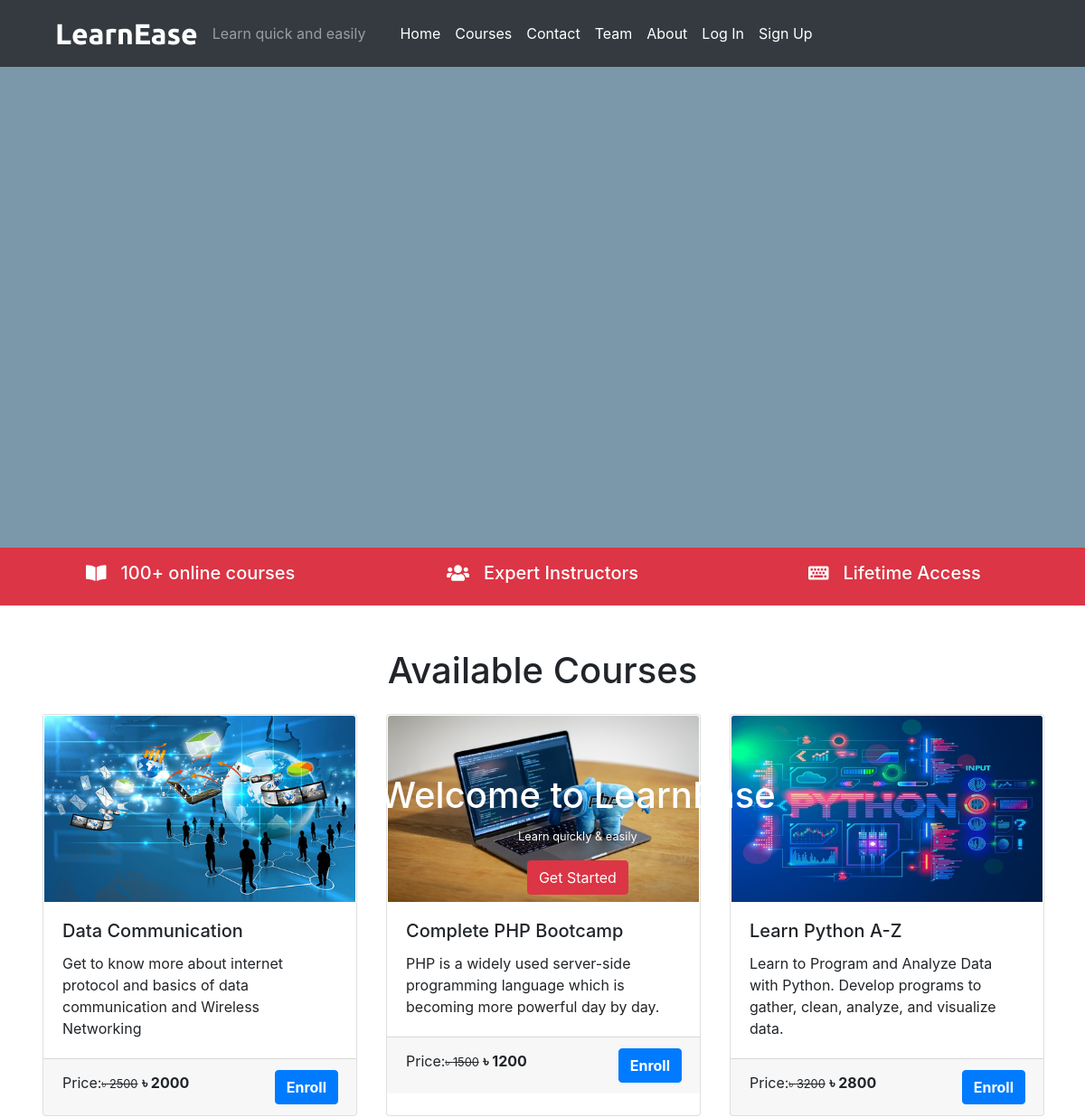
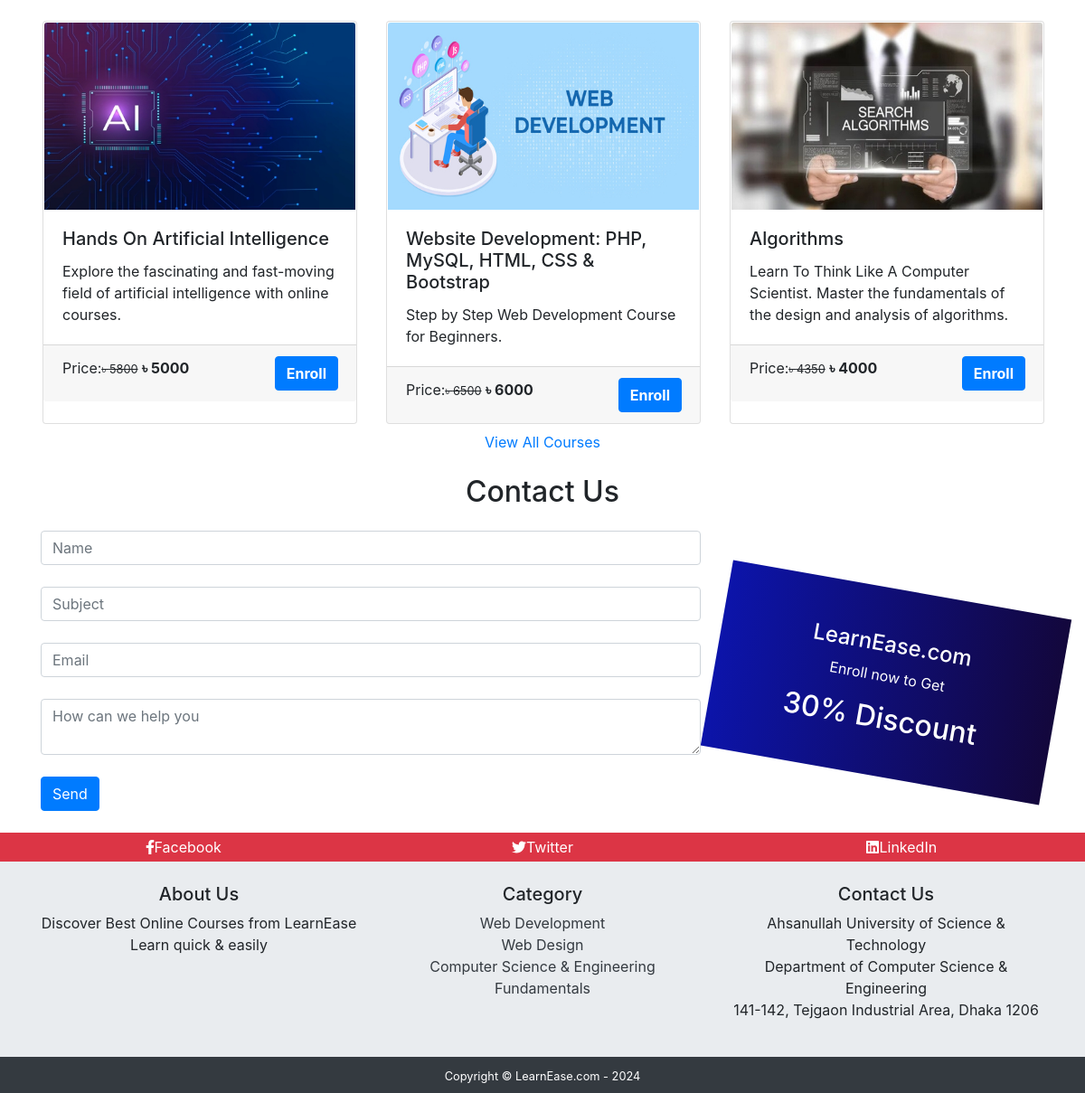
The page / on the database its author committed (2 pictures, top to bottom).
### tables this page shows
CREATE TABLE `course` (
  `course_id` int(11) NOT NULL,
  `course_name` varchar(255) NOT NULL,
  `course_desc` varchar(255) NOT NULL,
  `course_author` varchar(255) NOT NULL,
  `course_img` text NOT NULL,
  `course_duration` varchar(255) NOT NULL,
  `course_price` varchar(255) NOT NULL,
  `course_original_price` varchar(255) NOT NULL
);

### index.php (the view)
<?php
include('./mainInclude/header.php');
include('./dbConnection.php');
?>
<div class="container-fluid remove-vid-marg">
	<div class="vid-parent">
		<video playsinline autoplay muted loop>
			<source src="video/bg.MP4">
		</video>
		<div class="vid-overlay"></div>
	</div>
	<div class="vid-content">
			<h1 class="my-content"> Welcome to LearnEase</h1>
			<small class="my-content">Learn quickly & easily</small><br>
			<?php
         if(!isset($_SESSION['is_login'])){
          echo'<a href="loginorsignup.php" class="btn btn-danger mt-3">Get Started</a>';
      }else
      {
      	echo'<a href="Student/studentProfile.php" class="btn btn-primary mt-3">My Profile</a>';
      }
      ?>
		</div>
</div>
<div class= "container-fluid bg-danger txt-banner">
	<div class= "row bottom-banner">
	<div class= "col-sm">
		<h5 style="text-align:center"><i class= "fas fa-book-open mr-3"></i>100+ online courses
		</h5>
		</div>
		<div class= "col-sm">
		<h5 style="text-align:center"><i class= "fas fa-users mr-3"></i>Expert Instructors
		</h5>
		</div>
		<div class= "col-sm">
		<h5 style="text-align:center"><i class= "fas fa-keyboard mr-3"></i>Lifetime Access
		</h5>
		</div>
		</div>
	</div>
<div class="container mt-5" >
	<h1 class="text-center">Available Courses</h1>
	<div class="card-deck mt-4">
		<?php
		$sql ="SELECT * FROM course LIMIT 3";
		$result = $conn-> query($sql);
		if($result->num_rows > 0){
			while($row=$result->fetch_assoc()){
				$course_id=$row['course_id'];
				echo'<a href="coursedetails.php?course_id='.$course_id.'" class="btn" style="text-align: left; padding: 0px; margin: 0px;">
  <div class="card">
    <img class="card-img-top" src="'.str_replace('..', '.' ,$row['course_img']).'" alt="Card image cap">
    <div class="card-body">
      <h5 class="card-title">'.$row['course_name'].'</h5>
      <p class="card-text">'.$row['course_desc'].'</p>
    </div>
	<div class="card-footer">
		<p class="card-text d-inline">Price:<small><del>&#2547 '.$row['course_original_price'].'</del></small>
		<span class="font-weight-bolder">&#2547 '.$row['course_price'].'<span></p>
		<a class="btn btn-primary text-white font-weight-bolder float-right" href="coursedetails.php?course_id='.$course_id.'">Enroll </a>
	</div>
  </div>
</a>';
		}
		}
		?>
</div>
	<div class="card-deck mt-4">
<?php
		$sql ="SELECT * FROM course LIMIT 3,3";
		$result = $conn-> query($sql);
		if($result->num_rows > 0){
			while($row=$result->fetch_assoc()){
				$course_id=$row['course_id'];
				echo'<a href="coursedetails.php?course_id='.$course_id.'" class="btn" style="text-align: left; padding: 0px; margin: 0px;">
  <div class="card">
    <img class="card-img-top" src="'.str_replace('..', '.' ,$row['course_img']).'" alt="Card image cap">
    <div class="card-body">
      <h5 class="card-title">'.$row['course_name'].'</h5>
      <p class="card-text">'.$row['course_desc'].'</p>
    </div>
	<div class="card-footer">
		<p class="card-text d-inline">Price:<small><del>&#2547 '.$row['course_original_price'].'</del></small>
		<span class="font-weight-bolder">&#2547 '.$row['course_price'].'<span></p>
		<a class="btn btn-primary text-white font-weight-bolder float-right" href="coursedetails.php?course_id='.$course_id.'">Enroll </a>
	</div>
  </div>
</a>';
		}
		}
		?>
</div>
	<div class="text-center m-2">
		<a  href="courses.php">
			View All Courses
		</a>
	</div>
</div>
<?php
include('./contactUs.php');
?>
<div class= "container-fluid bg-danger txt-banner">
<div class="row bottom-banner text-white text-center p-1">
	<div class= "col-sm">
	<a class="text-white social-hover" href="https://www.facebook.com/">
	<i class="fab fa-facebook-f"></i>Facebook</a>
	</div>
	<div class= "col-sm">
	<a class="text-white social-hover" href="https://twitter.com/?lang=en">
	<i class="fab fa-twitter"></i>Twitter</a>
	</div>
	<div class= "col-sm">
	<a class="text-white social-hover" href="https://www.linkedin.com/">
	<i class="fab fa-linkedin"></i>LinkedIn</a>
	</div>
	</div>
</div>
<div class="container-fluid p-4" style="background-color:#e9ecef">
<div class="container" style="background-color:#e9ecef">
	<div class="row text-center">
		<div class="col-sm">
			<h5>About Us</h5>
			<p>Discover Best Online Courses from LearnEase <br>
			Learn quick & easily
			</p>
		</div>
		<div class="col-sm">
			<h5>Category</h5>
			<a class="text-dark">Web Development</a><br>
			<a class="text-dark" >Web Design</a><br>
			<a class="text-dark" >Computer Science & Engineering Fundamentals</a><br>
		</div>
		<div class="col-sm">
			<h5>Contact Us</h5>
			<p>Ahsanullah University of Science & Technology <br>
			Department of Computer Science & Engineering <br>
			141-142, Tejgaon Industrial Area, Dhaka 1206</p>
		</div>
	</div>
</div>
</div>
<?php
include('./mainInclude/footer.php');
?>

### mainInclude/header.php (shortened to what this page needs)
<!DOCTYPE html>
<html lang="en">
<head>
<link rel ="stylesheet" href="css/bootstrap.min.css">
<link rel ="stylesheet" href="css/all.min.css">
<link rel="stylesheet" href="css/style.css">
</head>
<body>
<nav class="navbar navbar-expand-sm navbar-dark bg-dark fixed-top">
  <div class="container-fluid">
    <a class="navbar-brand" href="index.php">LearnEase</a>
    <span class="navbar-text">Learn quick and easily </span>
    <div class="collapse navbar-collapse" id="navbarNavAltMarkup">
      <ul class="navbar-nav custom-nav">
        <li class="nav-item custom-nav-item"><a href="index.php" class="nav-link">Home</a></li>
        <li class="nav-item custom-nav-item"><a href="courses.php" class="nav-link">Courses</a></li>
         <li class="nav-item custom-nav-item"><a href="contact.php" class="nav-link">Contact</a></li>
        <li class="nav-item custom-nav-item"><a href="teampage.php" class="nav-link">Team</a></li>
        <li class="nav-item custom-nav-item"><a href="about.php" class="nav-link">About</a></li>
         <?php
         if(isset($_SESSION['is_login'])){
          echo '<li class="nav-item custom-nav-item"><a href="Student/studentProfile.php" class="nav-link">My Profile</a></li>
        <li class="nav-item custom-nav-item"><a href="logout.php" class="nav-link">Log Out</a></li>';
         } else{
          echo'<li class="nav-item custom-nav-item"><a href="login.php" class="nav-link">Log In</a></li>
        <li class="nav-item custom-nav-item"><a href="signup.php" class="nav-link" >Sign Up</a></li>';
         }
         ?>
      </ul>
    </div>
  </div>
</nav>

### contactUs.php (shortened to what this page needs)
<div class="container mt-4" id="Contact">
	<h2 class="text-center mb-4">Contact Us</h2>
	<div class= "row">
	<div class="col-md-8">
		<form action="" method="post">
			<input type="text" class="form-control" name="name" placeholder="Name"><br>
			<input type="text" class="form-control" name="subject" placeholder="Subject"><br>
			<input type="email" class="form-control" name="email" placeholder="Email"><br>
			<textarea class="form-control" name="message" placeholder="How can we help you" style="height;150px;"></textarea><br>
			<input class="btn btn-primary" type="submit" value="Send" name="submit">
		</form>
	</div>
	<div class="col-md-4 stripe text-white text-center">
	<h4>LearnEase.com</h4>
	<p>Enroll now to Get</p>
 <h2>30% Discount</h2>
	</div>
</div>
</div>
<br>

### mainInclude/footer.php (shortened to what this page needs)
<footer class="container-fluid bg-dark text-center p-2">
<small class="text-white">Copyright &copy; LearnEase.com - 2024</small>
</footer>
</body>
</html>

### css/style.css (style rules this page uses)
.navbar-brand { font-family: 'Ubuntu', sans-serif; font-size: 2em; font-weight: bold; color:#fff; }
.custom-nav .custom-nav-item a { color: #fff !important; }
.navbar-brand { padding-left: 30px; }
.custom-nav { padding-left: 30px; }
.remove-vid-marg { margin: 0px; padding: 0px; }
.vid-parent { position: relative; }
video { width: 100%; height: 100%; }
.vid-overlay { position: absolute; top: 0; left: 0; height: 100%; width: 100%; background-color: #225470; z-index: 1; opacity: 0.6; }
.vid-content { position: absolute; z-index: 2; top: 35%; left: 35%; text-align: center; color: #fff; }
.bottom-banner { padding: 16px; color: #ffffff; }
.stripe { padding: 3rem; height: 13rem; margin-top: 4rem; transform: rotate(10deg); z-index: -5; background-image: linear-gradient(to right, rgb(12, 20, 170) , #13073c); }

### rows shown on the page
course: course_img (picture), course_name "Data Communication", course_desc "Get to know more about internet protocol and basics of data communication and Wireless Networking", course_original_price "2500", course_price "2000"
course: course_img (picture), course_name "Complete PHP Bootcamp", course_desc "PHP is a widely used server-side programming language which is becoming more powerful day by day.", course_original_price "1500", course_price "1200"
course: course_img (picture), course_name "Learn Python A-Z", course_desc "Learn to Program and Analyze Data with Python. Develop programs to gather, clean, analyze, and visualize data.", course_original_price "3200", course_price "2800"
course: course_img (picture), course_name "Hands On Artificial Intelligence", course_desc "Explore the fascinating and fast-moving field of artificial intelligence with online courses.", course_original_price "5800", course_price "5000"
course: course_img (picture), course_name "Website Development: PHP, MySQL, HTML, CSS & Bootstrap", course_desc "Step by Step Web Development Course for Beginners.", course_original_price "6500", course_price "6000"
course: course_img (picture), course_name "Algorithms", course_desc "Learn To Think Like A Computer Scientist. Master the fundamentals of the design and analysis of algorithms.", course_original_price "4350", course_price "4000"
